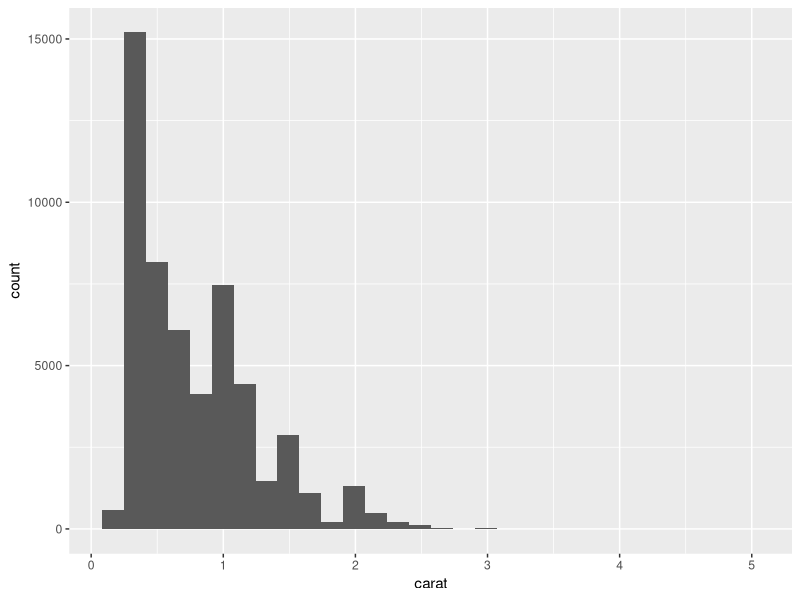
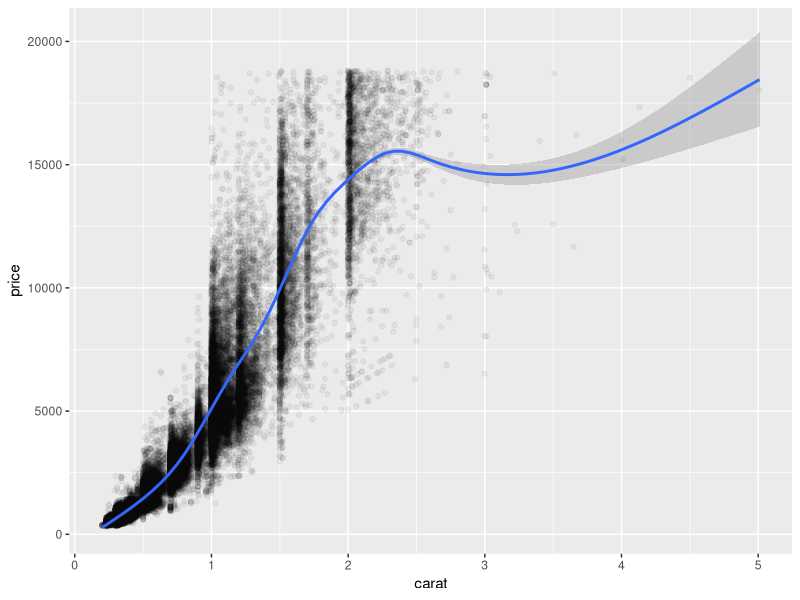

Reproduce these figures in R, in order. (Note: this script raises an error after producing the figures.)
## ---- chunk 1
knitr::opts_chunk$set(warning = FALSE, message = FALSE) 
## ---- chunk 2
library(ggplot2)
ggplot(diamonds, aes(carat)) + geom_histogram() 
ggplot(diamonds, aes(carat, price)) + 
  geom_point(alpha = 0.05) + geom_smooth() #Alpha refers to the opacity of a geom. 

## ---- chunk 3
knitr::include_graphics("corr.png") 
## ---- chunk 4
knitr::include_graphics("causal_diagrams.png") 
## ---- chunk 5
# example :
set.seed(0)
library(data.table)
n <- 1000 
z <- rbinom(n,2,0.5)
x <- rnorm(n,z,1)
y <- rnorm(n,2*z,1)
dt <- data.table(
    x,y, 
    z = factor(paste0("z=",z))
  )
table(z)
ggplot(dt, aes(x=z, y=x)) + geom_boxplot()
ggplot(dt, aes(x=z, y=y)) + geom_boxplot()
ggplot(dt, aes(x=x, y=y)) + geom_point()+ geom_smooth()
cor(x,y)
## ---- chunk 6
ggplot(dt, aes(x=x, y=y)) + geom_point() + facet_wrap(~z)
cor(dt[z=="z=2",x],dt[z=="z=2",y])
# cor(dt[z=="z=1",x],dt[z=="z=1",y])
# cor(dt[z=="z=0",x],dt[z=="z=0",y])
# dt[, .(correlation=cor(x,y)), by=z]
## ---- chunk 7
x <- rbinom(n, size=1, prob=0.5)
z <- rbinom(n, size=x+1, prob=0.5)
y <- rnorm(n, mean=z, sd=0.5)
dt <- data.table(
  x = factor(paste0("x=",x)),
  y, 
  z = factor(paste0("z=",z))
)
ggplot(dt, aes(x=x, y=y)) + geom_boxplot()
ggplot(dt, aes(x=x, y=y)) + geom_boxplot() + facet_wrap(~z)
## ---- chunk 8
x <- rnorm(n) 
y <- rnorm(n)  
z <- x+y > 1  
dt <- data.table(x, y, z)
cor(x,y)

ggplot(dt[z == TRUE], aes(x=x, y=y)) + geom_point() + geom_smooth()
dt[, .(correlation=cor(x,y)), by=z] #  Berkson’s paradox
#  Hollywood stars tend to act worse than than less beautiful stars.
## ---- chunk 9
knitr::include_graphics("simpson_paradox.png") 
